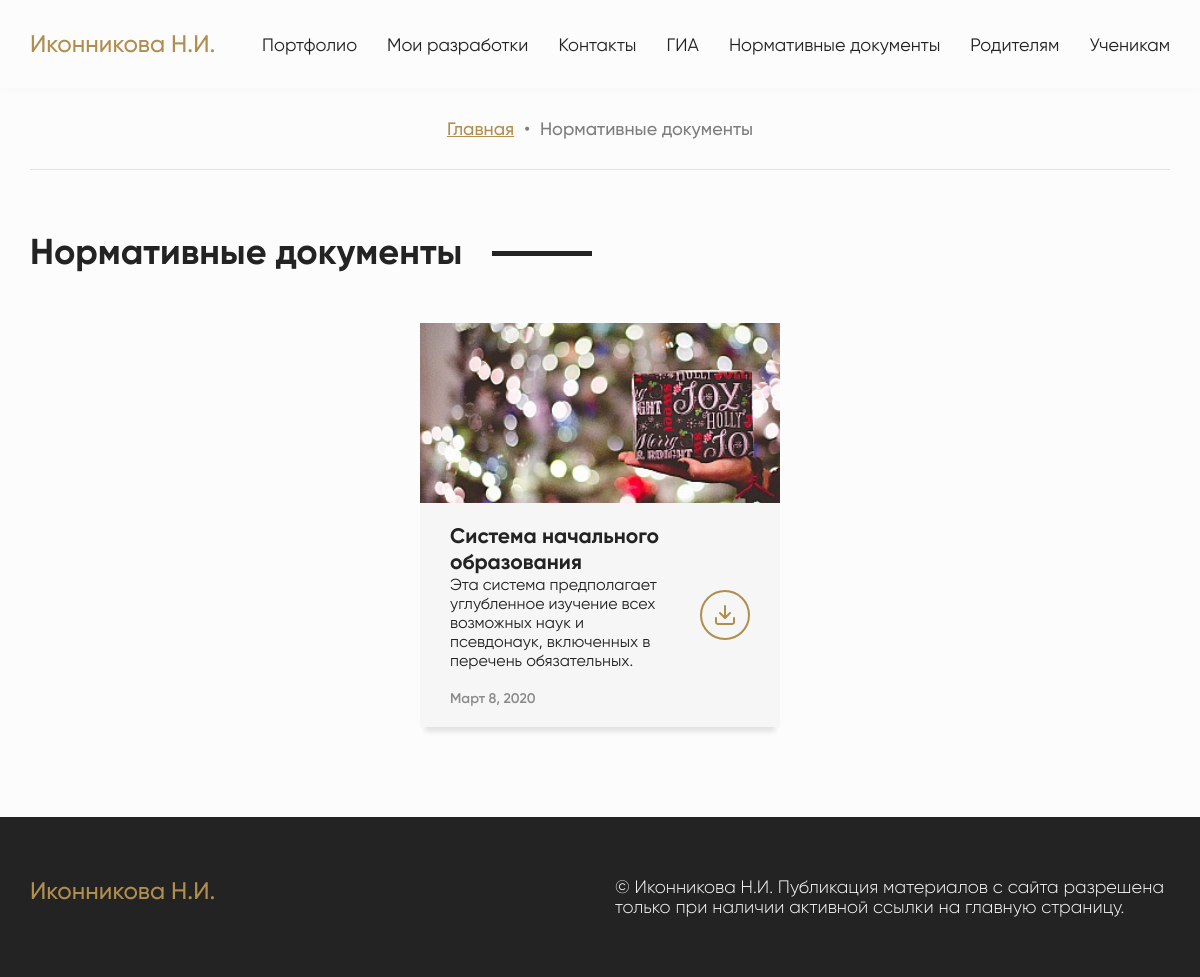
/regulations/, run on the app's committed database.
### regulations/models.py (models this page shows, shortened)
class Regulation(models.Model):
	Title = models.CharField("Заголовок", max_length = 50)
	Preview = ThumbnailerImageField("Изображение", default='students.jpg', resize_source = dict(quality=95, size=(370, 370), sharpen=True))
	Text = models.TextField("Текст")
	Pub_date = models.DateField("Дата публикации")
	File = models.FileField("Файл", upload_to='uploads/', default = None, blank = True)
	class Meta:
		verbose_name = 'Нормативный документ'
		verbose_name_plural = 'Нормативные документы'

### regulations/views.py (the view)
# urls.py: path('regulations/', include('regulations.urls')),
def regulations(request):
	regulations = Regulation.objects.order_by('-Pub_date')
	return render(request, 'regulations.html', locals())

### regulations/templates/regulations.html (shortened to what this page needs)
{% extends 'base.html'%}
{% load static %}
{% block styles %}
	<link rel="stylesheet" href="{% static 'css-min/regulations.min.css' %}">
{% endblock %}
{% block content %}
	<section class="bread-crumbs">
		<div class="container">
			<ul class="links">
				<li class="bread-link active"><a class="crumbs-link" href="/">Главная</a></li>
				<li class="bullet bread-link">•</li>
				<li class="bread-link">Нормативные документы</li>
			</ul>
		</div>
	</section>
	<section class="my-devs">
		<div class="container">
			<h2 class="my-devs-headline"><span class="text">Нормативные документы</span></h2>
			<div class="devs-category">
				<ul class="my-devs-list">
					{% for regulation in regulations %}
						<li class="dev">
							<div class="top-part" style="background-image: url('{{ regulation.Preview.url  }}') "></div>
							<div class="bottom-part">
								<div class="left-part">
									<h3 class="dev-headline">{{ regulation.Title }}</h3>
									<p class="text-preview">{{ regulation.Text }}</p>
									<h4 class="date-and-category">{{ regulation.Pub_date }}</h4>
								</div>
								<div class="right-part">
									<a href="{{ regulation.File.url }}" download class="to-article">
										<div class="learn-more-button">
										</div>
									</a>
								</div>
							</div>
						</li>
					{% endfor %}
				</ul>
			</div>
		</div>
	</section>
{% endblock %}

### data on the page
Regulation: Preview (picture), Title "Система начального образования", Text "Эта система предполагает углубленное изучение всех возможных наук и псевдонаук, включенных в перечень обязательных.", Pub_date "Март 8, 2020"
